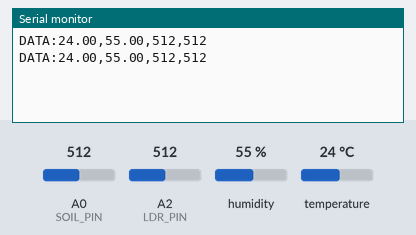
Simulated run of this sketch. Board: Arduino Uno, built with avr-gcc and run on an emulated ATmega328P. On the bench: the last lines printed to the serial monitor. Inputs (shaded band) come from the test bench; at power-on: humidity 55 %, A0 (SOIL_PIN) = 512, A2 (LDR_PIN) = 512, temperature 24 °C.

Above: at 1.8 s.
1.9 s: humidity set to 22 %
At 2.7 s:
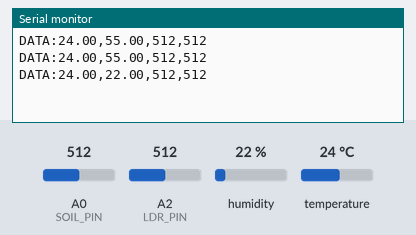
3.4 s: A0 (SOIL_PIN) set to 716
At 4.5 s:
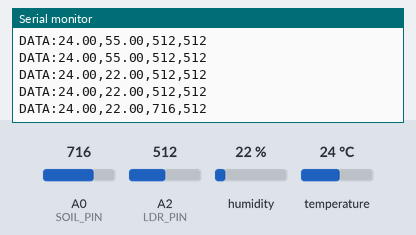
4.9 s: A2 (LDR_PIN) set to 716
At 5.8 s:
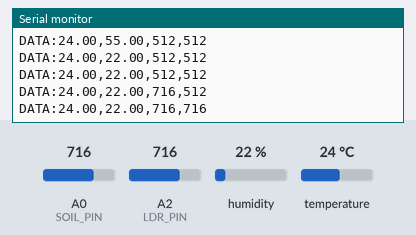
6.4 s: temperature set to 12 °C
At 7.7 s:
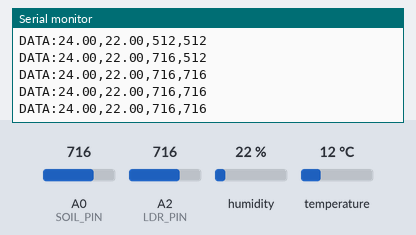
7.9 s: A0 (SOIL_PIN) set to 992
At 8.8 s:
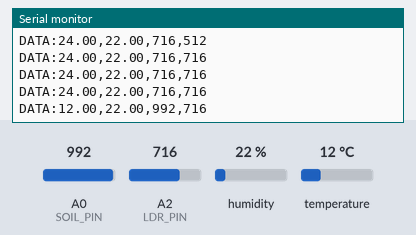
9.4 s: A2 (LDR_PIN) set to 992
At 10.9 s:
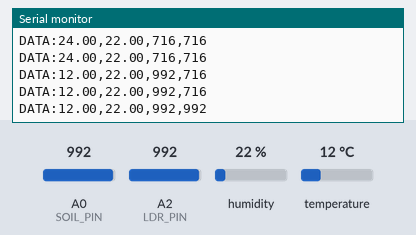
Timing chart, 0 to 11.9 s (numbered marks = the images above; inputs shaded):
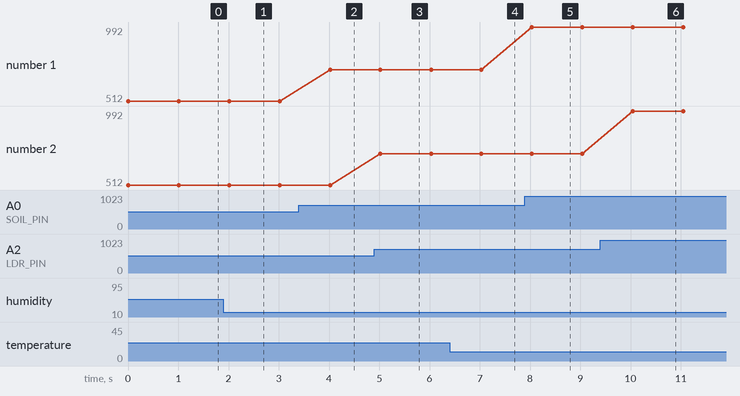

Measured:
- after the input at 1.9 s, the serial monitor: prints a new line after 0.11 s (image 1)
- after the input at 3.4 s, the serial monitor: prints a new line after 0.62 s (image 2)
- after the input at 4.9 s, the serial monitor: prints a new line after 0.12 s (image 3)
- after the input at 7.9 s, the serial monitor: prints a new line after 0.14 s (image 5)
- after the input at 9.4 s, the serial monitor: prints a new line after 0.65 s (image 6)
- plotted number 1: 512 → 716 after the input at 3.4 s, 716 → 992 after the input at 7.9 s

The sketch:

main.ino
```cpp
#include <DHT.h>

#define DHTPIN 2
#define DHTTYPE DHT22
DHT dht(DHTPIN, DHTTYPE);

#define SOIL_PIN A0
#define LDR_PIN A2

void setup() {
  Serial.begin(9600);
  dht.begin();
}

void loop() {
  float temperature = dht.readTemperature();
  float humidity = dht.readHumidity();
  int soilMoisture = analogRead(SOIL_PIN);
  int lightLevel = analogRead(LDR_PIN);

  if (!isnan(temperature) && !isnan(humidity)) {
    Serial.print("DATA:");
    Serial.print(temperature, 2);
    Serial.print(",");
    Serial.print(humidity, 2);
    Serial.print(",");
    Serial.print(soilMoisture);
    Serial.print(",");
    Serial.println(lightLevel);
  } else {
    Serial.println("DATA:NaN,NaN,0,0");
  }

  delay(1000);
}
```
